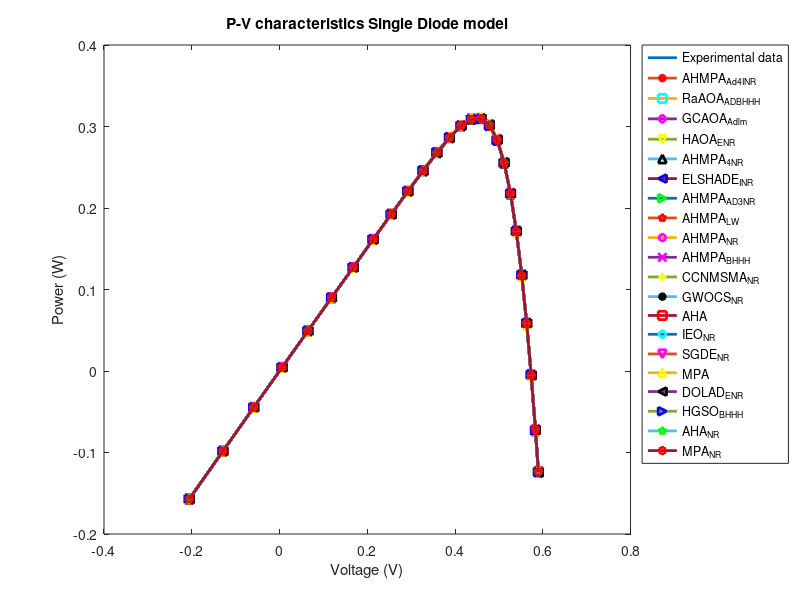

Here is the MATLAB script that generated this plot:

p1=[...
-0.2057	0.764	0.764	0.764	0.7635	0.764	0.762548743	0.764008984	0.764	0.763540745	0.763992328	0.764000003	0.7641	0.7639	7.64E-01	0.7648	0.7648	0.76080826	0.7648	0.7624	7.64E-01	7.64E-01
-0.1291	0.762	0.762	0.762	0.7617	0.762	0.761507635	0.762064896	0.762	0.762410761	0.762159985	0.761999997	0.7622	0.7621	7.62E-01	0.7626	0.7626	0.75987843	0.7626	0.7616	7.62E-01	7.62E-01
-0.0588	0.7605	0.7605	0.7605	0.7604	0.7605	0.760552024	0.760583487	0.7605	0.761373555	0.760751608	0.760499993	0.7608	0.7607	7.61E-01	0.7609	0.7609	0.75902485	0.7609	0.7608	7.61E-01	7.61E-01
0.0057	0.7605	0.7605	0.7605	0.7603	0.7605	0.759674638	0.760466312	0.7605	0.760421186	0.760580332	0.760499998	0.7606	0.7606	7.60E-01	0.7605	0.7605	0.758240706	0.7605	0.7601	7.60E-01	7.60E-01
0.0646	0.76	0.76	0.76	0.7597	0.76	0.75887091	0.759907855	0.76	0.759548574	0.760016261	0.76	0.76	0.7601	7.59E-01	0.7597	0.7597	0.757523379	0.7597	0.7594	7.60E-01	7.60E-01
0.1185	0.759	0.759	0.759	0.7588	0.759	0.758126389	0.758906498	0.759	0.758739772	0.759056779	0.758999998	0.7591	0.7592	7.58E-01	0.7585	0.7585	0.756861419	0.7585	0.7588	7.59E-01	7.59E-01
0.1678	0.757	0.757	0.757	0.7571	0.757	0.757416839	0.757008644	0.757	0.757968111	0.757290433	0.75699999	0.7573	0.7574	7.57E-01	0.7565	0.7565	0.756236882	0.7565	0.7582	7.57E-01	7.57E-01
0.2132	0.757	0.757	0.757	0.757	0.757	0.756681061	0.756915977	0.757	0.757167602	0.757150227	0.756999994	0.7571	0.7573	7.57E-01	0.7562	0.7562	0.755600806	0.7562	0.7575	7.57E-01	7.57E-01
0.2545	0.7555	0.7555	0.7555	0.7556	0.7555	0.755801771	0.75545933	0.7555	0.75621375	0.755765136	0.755499991	0.7557	0.756	7.56E-01	0.7546	0.7546	0.754860789	0.7546	0.7567	7.56E-01	7.56E-01
0.2924	0.754	0.754	0.754	0.7542	0.754	0.754502812	0.753966815	0.754	0.754818608	0.754308443	0.75399999	0.7542	0.7546	7.54E-01	0.753	0.753	0.753781579	0.753	0.7553	7.54E-01	7.54E-01
0.3269	0.7505	0.7505	0.7505	0.751	0.7505	0.752278834	0.750586402	0.7505	0.752461341	0.751061187	0.750499983	0.7509	0.7513	7.52E-01	0.7496	0.7496	0.751912155	0.7496	0.753	7.51E-01	7.51E-01
0.3585	0.7465	0.7465	0.7465	0.747	0.7465	0.74819038	0.746582885	0.7465	0.748196246	0.747075915	0.746499985	0.7468	0.7473	7.48E-01	0.7455	0.7455	0.748373903	0.7455	0.7486	7.47E-01	7.47E-01
0.3873	0.7385	0.7385	0.7385	0.7392	0.7385	0.740777533	0.738657415	0.7385	0.74055976	0.739234946	0.738499983	0.7388	0.7395	7.40E-01	0.7375	0.7375	0.741739785	0.7375	0.7407	7.39E-01	7.39E-01
0.4137	0.728	0.728	0.728	0.7283	0.728	0.727735031	0.72794	0.728	0.727344594	0.728335473	0.727999998	0.7277	0.7285	7.27E-01	0.7266	0.7266	0.729673319	0.7266	0.7271	7.28E-01	7.28E-01
0.4373	0.7065	0.7065	0.7065	0.707	0.7065	0.706922111	0.706546443	0.7065	0.706372976	0.707048381	0.706499995	0.7063	0.707	7.07E-01	0.7053	0.7053	0.709866274	0.7053	0.7058	7.07E-01	7.06E-01
0.459	0.6755	0.6755	0.6755	0.6759	0.6755	0.674791647	0.675479298	0.6755	0.674320478	0.675930486	0.675500001	0.6752	0.6756	6.75E-01	0.6744	0.6744	0.678535952	0.6744	0.6733	6.76E-01	6.75E-01
0.4784	0.632	0.632	0.632	0.6322	0.632	0.629907631	0.631880142	0.632	0.629815755	0.632252126	0.632000005	0.6317	0.6316	6.30E-01	0.631	0.631	0.633929628	0.631	0.6283	6.32E-01	6.31E-01
0.496	0.573	0.573	0.573	0.5732	0.573	0.570878053	0.572896715	0.573	0.571279513	0.573292594	0.572999999	0.5732	0.5722	5.71E-01	0.5725	0.5725	0.574482943	0.5725	0.5696	5.73E-01	5.72E-01
0.5119	0.499	0.499	0.499	0.4996	0.499	0.49857298	0.499059171	0.499	0.499245973	0.499604574	0.498999985	0.5001	0.498	4.99E-01	0.4994	0.4994	0.501096591	0.4994	0.498	5.00E-01	4.99E-01
0.5265	0.413	0.413	0.413	0.4136	0.413	0.412868122	0.41306267	0.413	0.413931268	0.413611059	0.412999979	0.4147	0.4117	4.13E-01	0.4139	0.4139	0.413773569	0.4139	0.4131	4.14E-01	4.13E-01
0.5398	0.3165	0.3165	0.3165	0.3171	0.3165	0.317171966	0.316596938	0.3165	0.318250304	0.317164736	0.316499977	0.3187	0.3151	3.18E-01	0.3179	0.3179	0.316340183	0.3179	0.3182	3.17E-01	3.17E-01
0.5521	0.212	0.212	0.212	0.2123	0.212	0.212399653	0.212014151	0.212	0.213459576	0.212486874	0.211999982	0.2142	0.2105	2.13E-01	0.2133	0.2133	0.210051086	0.2133	0.2138	2.12E-01	2.12E-01
0.5633	0.1035	0.1035	0.1035	0.1034	0.1035	0.103128068	0.103379445	0.1035	0.104013231	0.103698445	0.103499991	0.1052	0.1022	1.03E-01	0.1043	0.1043	0.099912242	0.1043	0.1043	1.04E-01	1.04E-01
0.5736	-0.01	-0.01	-0.01	-0.01	-0.01	-0.007288887	-0.00987786	-0.01	-0.008453487	-0.009413844	-0.009999999	-0.0088	-0.0101	-8.35E-03	-0.0095	-0.0095	-0.010183485	-0.0095	-0.0073	-9.37E-03	-9.43E-03
0.5833	-0.123	-0.123	-0.123	-0.124	-0.123	-0.123515416	-0.123238952	-0.123	-0.124532108	-0.123151289	-0.122999993	-0.1238	-0.1226	-1.26E-01	-0.1243	-0.1243	-0.125264391	-0.1243	-0.1255	-1.23E-01	-1.23E-01
0.59	-0.21	-0.21	-0.21	-0.2106	-0.21	-0.206252934	-0.209853661	-0.21	-0.210306511	-0.20951973	-0.21	-0.2116	-0.2078	-2.09E-01	-0.2119	-0.2119	-0.205892114	-0.2119	-0.2107	-2.09E-01	-2.10E-01
];

vt=p1(:,1);
It=p1(:,2);

figure;
plot(vt,vt.*It,'LineWidth',2)
col2=['b','g','r','c','m','y','k','b','g','r','m','m','y','k','r','c','m','y','k','b','g','r'];
col1=['x','+','*','s','d','v','^','<','>','p','h','x','+','*','s','d','v','^','<','>','p','h'];

for i=3:length(p1(1,:))
    hold on
    Ia=p1(:,i);
    plot(vt,vt.*Ia,'Marker',col1(i),'MarkerEdgeColor',col2(i),'MarkerSize',6,'LineWidth',2)
    
end


title('P-V characteristics Single Diode model')
xlabel('Voltage (V)');
ylabel('Power (W)');
legend('Experimental data','AHMPA_A_d_4_I_N_R','RaAOA_A_D_B_H_H_H',	'GCAOA_A_d_l_m',...
    'HAOA_E_N_R',	'AHMPA_4_N_R',	'ELSHADE_I_N_R',	'AHMPA_A_D_3_N_R',	'AHMPA_L_W',...
    'AHMPA_N_R',	'AHMPA_B_H_H_H','CCNMSMA_N_R','GWOCS_N_R','AHA',	...
    'IEO_N_R',	'SGDE_N_R',	'MPA',	'DOLAD_E_N_R'	,'HGSO_B_H_H_H',...	
    'AHA_N_R',	'MPA_N_R','Location','NorthEastOutside');

